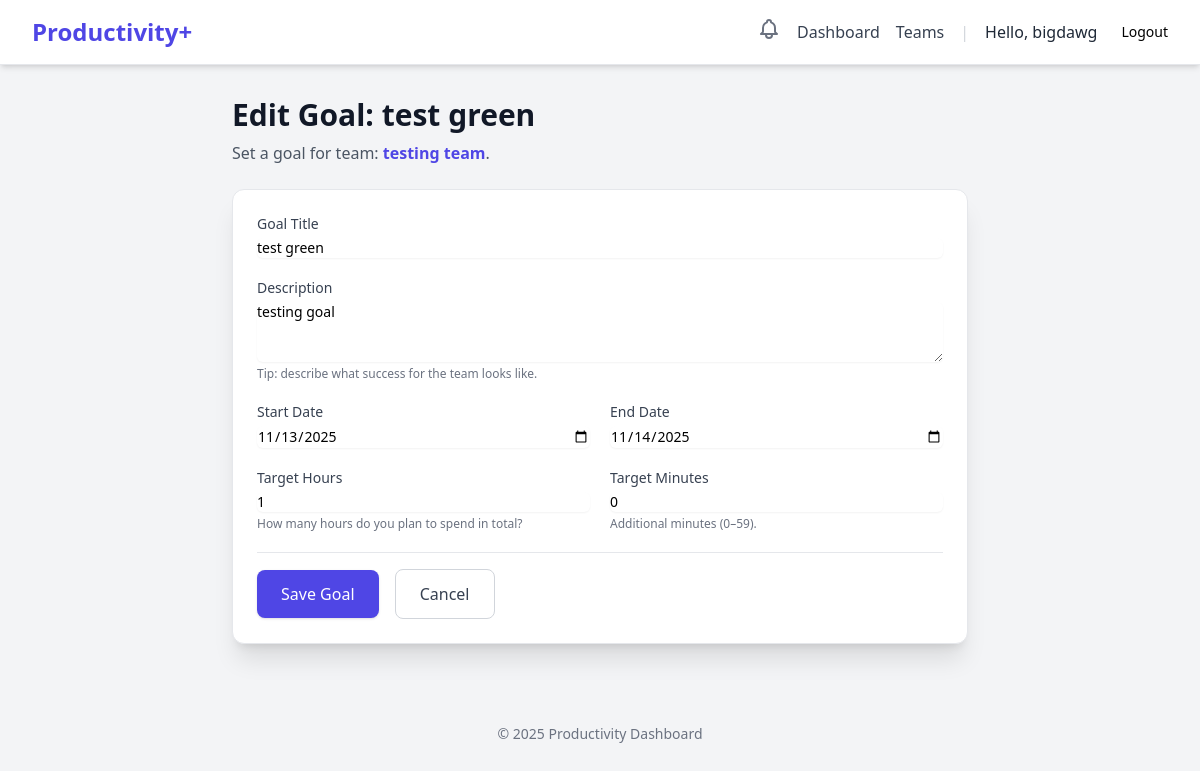
/teams/2/goal/5/edit/ (signed in), run on the app's committed database.
### users/models.py (models this page shows, shortened)
class CustomUser(AbstractUser):
    class Role(models.TextChoices):
        USER = 'USER', 'User'
        ADMIN = 'ADMIN', 'Admin'
    role = models.CharField(max_length=50, choices=Role.choices, default=Role.USER)
    email = models.EmailField(unique=True)
    created_at = models.DateTimeField(auto_now_add=True)

### teams/models.py (models this page shows, shortened)
class Team(models.Model):
    team_name = models.CharField(max_length=255)
    team_desc = models.TextField(blank=True, null=True, help_text="Description")
    members = models.ManyToManyField(
        settings.AUTH_USER_MODEL,
        through='TeamMember',
        related_name='teams'
    )
    created_at = models.DateTimeField(auto_now_add=True)

class TeamGoal(BaseGoal):
    team = models.ForeignKey(
        Team,
        on_delete=models.CASCADE,
        related_name='team_goals'
    )
    class Meta:
        db_table = 'teams_teamgoal'

### teams/views.py (the view)
# urls.py: path('<int:team_id>/goal/<int:goal_id>/edit/', views.team_goal_edit_view, name='team_goal_edit'),
@login_required
def team_goal_edit_view(request, team_id, goal_id):
    team = get_object_or_404(Team, pk=team_id)
    goal = get_object_or_404(TeamGoal, pk=goal_id, team=team) # Ensure goal belongs to team
    try:
        member_instance = TeamMember.objects.get(user=request.user, team=team)
        if member_instance.role != TeamMember.Role.ADMIN:
            messages.error(request, "You must be a team admin to edit goals.")
            return redirect('teams:team_dashboard', team_id=team.id)
    except TeamMember.DoesNotExist:
        messages.error(request, "You are not a member of this team.")
        return redirect('dashboard:dashboard_view') # Or your main dashboard
    if request.method == 'POST':
        form = TeamGoalForm(request.POST, instance=goal)
        if form.is_valid():
            form.save()
            messages.success(request, f"Goal '{goal.title}' has been updated.")
            return redirect('teams:team_dashboard', team_id=team.id)
        else:
            messages.error(request, "Please correct the errors below.")
    else:
        form = TeamGoalForm(instance=goal)
    context = {
        'page_title': f'Edit Goal: {goal.title}',
        'form': form,
        'team': team,
        'goal': goal
    }
    return render(request, 'teams/team_goal_form.html', context)

### users/context_processors.py (called while the page is built)
def unread_notifications(request):
    if request.user.is_authenticated:
        notifications = Notification.objects.filter(
            user=request.user,
            is_read=False
        )
        return {
            'unread_notifications': notifications,
            'unread_notification_count': notifications.count()
        }
    return {}

### templates/teams/team_goal_form.html (shortened to what this page needs)
{% extends "base.html" %}
{% block content %}
<div class="max-w-3xl mx-auto py-8 px-4">
    <h1 class="text-3xl font-bold text-gray-900 mb-2">{{ page_title }}</h1>
    <p class="text-gray-600 mb-6">
    Set a goal for team: <span class="font-semibold text-indigo-600">{{ team.team_name }}</span>.
    </p>
    <form method="post" class="bg-white shadow-xl rounded-xl p-6 border border-gray-200">
        <div class="mb-5">
          <label for="{{ form.title.id_for_label }}" class="block text-sm font-medium text-gray-700">Goal Title</label>
          {{ form.title }}
        </div>
        <div class="mb-5">
          <label for="{{ form.description.id_for_label }}" class="block text-sm font-medium text-gray-700">Description</label>
          {{ form.description }}
          <p class="text-xs text-gray-500 mt-1">Tip: describe what success for the team looks like.</p>
        </div>
        <div class="grid grid-cols-1 md:grid-cols-2 gap-5 mb-5">
          <div>
            <label for="{{ form.start_date.id_for_label }}" class="block text-sm font-medium text-gray-700">Start Date</label>
            {{ form.start_date }}
          </div>
          <div>
            <label for="{{ form.end_date.id_for_label }}" class="block text-sm font-medium text-gray-700">End Date</label>
            {{ form.end_date }}
          </div>
        </div>
    <div class="grid grid-cols-1 md:grid-cols-2 gap-5 mb-5">
      <div>
        <label class="block text-sm font-medium text-gray-700">{{ form.target_hours.label }}</label>
        {{ form.target_hours }}
        <p class="text-xs text-gray-500 mt-1">{{ form.target_hours.help_text }}</p>
      </div>
      <div>
        <label class="block text-sm font-medium text-gray-700">{{ form.target_minutes.label }}</label>
        {{ form.target_minutes }}
        <p class="text-xs text-gray-500 mt-1">{{ form.target_minutes.help_text }}</p>
      </div>
    </div>
        <div class="pt-4 border-t border-gray-200">
            <button type="submit"
              class="w-full md:w-auto px-6 py-3 rounded-lg bg-indigo-600 text-white font-medium shadow hover:bg-indigo-700 focus:outline-none focus:ring-2 focus:ring-indigo-500">
              Save Goal
            </button>
            <a href="#"
               class="ml-3 inline-block px-6 py-3 rounded-lg border border-gray-300 text-gray-700 hover:bg-gray-50">
              Cancel
            </a>
        </div>
    </form>
</div>
{% endblock %}

### templates/base.html (shortened to what this page needs)
{% load static %}
<!DOCTYPE html>
<html lang="en">
<head>
    <script src="https://cdn.tailwindcss.com"></script>
</head>
<body class="bg-gray-100 font-sans">
    <nav class="bg-white shadow-md border-b border-gray-200">
        <div class="max-w-7xl mx-auto px-4 sm:px-6 lg:px-8">
            <div class="flex justify-between items-center h-16">
                <div class="flex-shrink-0">
                    <a href="{% url 'index' %}" class="text-2xl font-bold text-indigo-600">Productivity+</a>
                </div>
                <div class="flex items-center space-x-4">
                    {% if user.is_authenticated %}
                    <div class="relative">
                        <button id="notification-bell" class="text-gray-500 hover:text-gray-700">
                        </button>
                        </div>
                        <a href="{% url 'dashboard:dashboard_view' %}" class="text-gray-700 hover:text-indigo-600">Dashboard</a>
                        <a href="{% url 'teams:team_list' %}" class="text-gray-700 hover:text-indigo-600">Teams</a>
                        <span class="text-gray-300">|</span>
                        <span class="text-gray-800 font-medium">Hello, {{ user.username }}</span>
                        <form method="post" action="{% url 'logout' %}" class="flex items-center">
                            <button type="submit" class="ml-2 button button-secondary-danger text-sm">
                                Logout
                            </button>
                        </form>
                    {% else %}
                        <a href="{% url 'login' %}" class="button button-primary">Login</a>
                        <a href="{% url 'register' %}" class="button button-secondary">Sign Up</a>
                    {% endif %}
                </div>
            </div>
        </div>
    </nav>
    <main>
        {% block content %}
        {% endblock %}
    </main>
    <footer class="text-center py-4 mt-8 text-gray-500 text-sm">
        &copy; {% now "Y" %} Productivity Dashboard
    </footer>
</body>
</html>

### data on the page
CustomUser: username "bigdawg"
Team: team_name "testing team"
TeamGoal: title "test green", description "testing goal", start_date "11/13/2025", end_date "11/14/2025"

### other printed values
{{ page_title }} "Edit Goal: test green"
